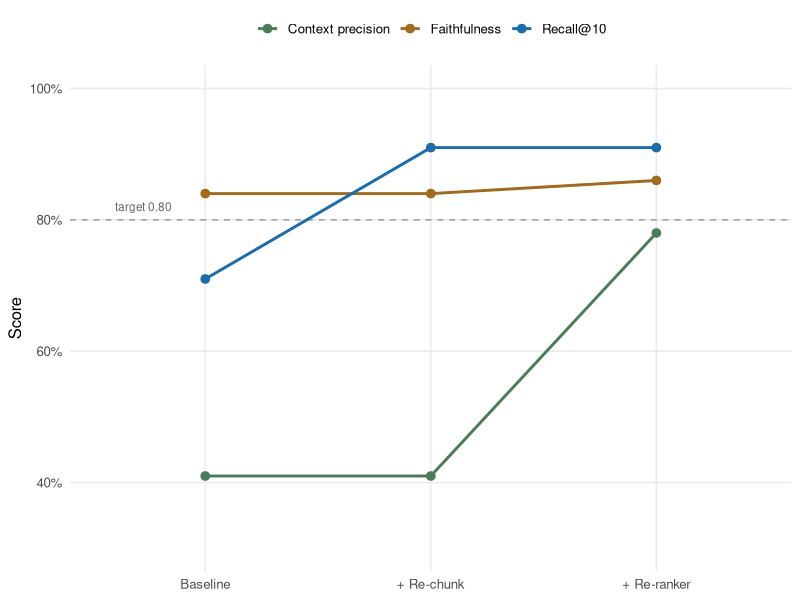

Recreate this plot in R.
## ---- chunk 1
#| label: fig-rag-iterations
#| fig-cap: "Evaluation metrics across two tuning iterations of the institutional-protocol RAG. Re-chunking (step 1) lifts retrieval recall; adding a re-ranker (step 2) lifts context precision. Each intervention moves the metric it targets and leaves the others roughly fixed, which is why retrieval quality and answer quality are evaluated as separate layers."
#| echo: false
#| fig-width: 7
#| fig-height: 3.6
library(ggplot2)
library(tibble)
rag <- tibble::tribble(
  ~step,              ~Metric,             ~value,
  "Baseline",         "Recall@10",          0.71,
  "+ Re-chunk",       "Recall@10",          0.91,
  "+ Re-ranker",      "Recall@10",          0.91,
  "Baseline",         "Faithfulness",       0.84,
  "+ Re-chunk",       "Faithfulness",       0.84,
  "+ Re-ranker",      "Faithfulness",       0.86,
  "Baseline",         "Context precision",  0.41,
  "+ Re-chunk",       "Context precision",  0.41,
  "+ Re-ranker",      "Context precision",  0.78
)
rag$step <- factor(rag$step,
  levels = c("Baseline", "+ Re-chunk", "+ Re-ranker"))
ggplot(rag, aes(step, value, colour = Metric, group = Metric)) +
  geom_hline(yintercept = 0.8, linetype = "dashed",
             colour = "grey60") +
  geom_line(linewidth = 1) +
  geom_point(size = 2.6) +
  annotate("text", x = 0.6, y = 0.82, label = "target 0.80",
           hjust = 0, size = 3, colour = "grey40") +
  scale_y_continuous(limits = c(0.3, 1), labels = scales::percent) +
  scale_colour_manual(values = c(
    "Recall@10" = "#1b6ca8",
    "Faithfulness" = "#a06a1f",
    "Context precision" = "#4a7c59")) +
  labs(x = NULL, y = "Score", colour = NULL) +
  theme_minimal(base_size = 12) +
  theme(legend.position = "top",
        panel.grid.minor = element_blank())
